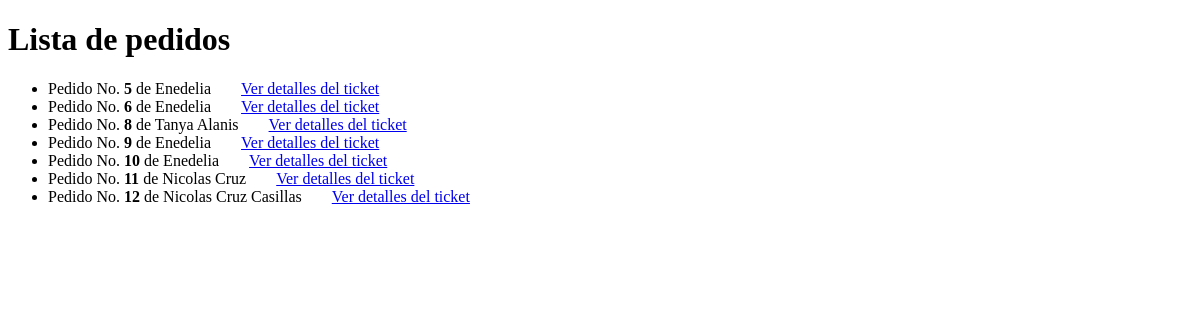
Before: / with the older database file.
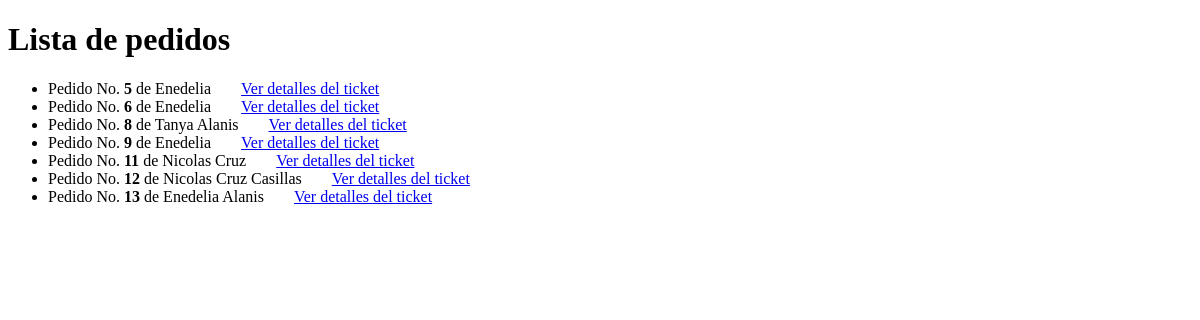
After: the same page with the newer database file.
### tables this page shows
CREATE TABLE pedido (
                pedido INTEGER PRIMARY KEY AUTOINCREMENT,
                cliente TEXT NOT NULL,
                producto TEXT NOT NULL,
                precio REAL);

### server.py (the view)
@app.route('/')
def consultarTickets():
    encabezado_pagina = "Happy Burguer"
    titulo_pagina = "Lista de pedidos"
    """ Se genera la conexion con la base de datos """
    try:
        conexion = sqlite3.connect('HappyBurguerBD.db')
        cursor = conexion.cursor()
        """ Obtiene el listado de pedidos y verifica que si tenga al menos un registro para mostrar en
        la pagina """
        cursor.execute("SELECT * FROM pedido")
        pedidos = cursor.fetchall()
        if len(pedidos) > 0:
            return render_template("index.html",
                        encabezado_pagina = encabezado_pagina,
                        titulo_pagina = titulo_pagina,
                        pedidos = pedidos)
        else:
           return render_template('Error.html')
    except (sqlite3.Error, OperationalError) as error:
        return "Error al mostrar los pedidos: {}".format(error)
    finally:
        if conexion:
            cursor.close()
            conexion.close()

### templates/index.html (shortened to what this page needs)
<!DOCTYPE html>
<html>
<head>
</head>
<body>
<h1>{{ titulo_pagina }}</h1>
<ul>
    {% for pedido in pedidos %}
        <li> Pedido No. <strong>{{ pedido[0] }}</strong> de {{pedido[1]}}<a href="pedidos/pedido/{{ pedido[0] }}" style="margin-left: 30px;">Ver detalles del ticket</a></li>
    {% endfor %}
</ul>
</body>
</html>

Changed rows visible on the page:
removed pedido: pedido "10", cliente "Enedelia"
added pedido: pedido "13", cliente "Enedelia Alanis"
